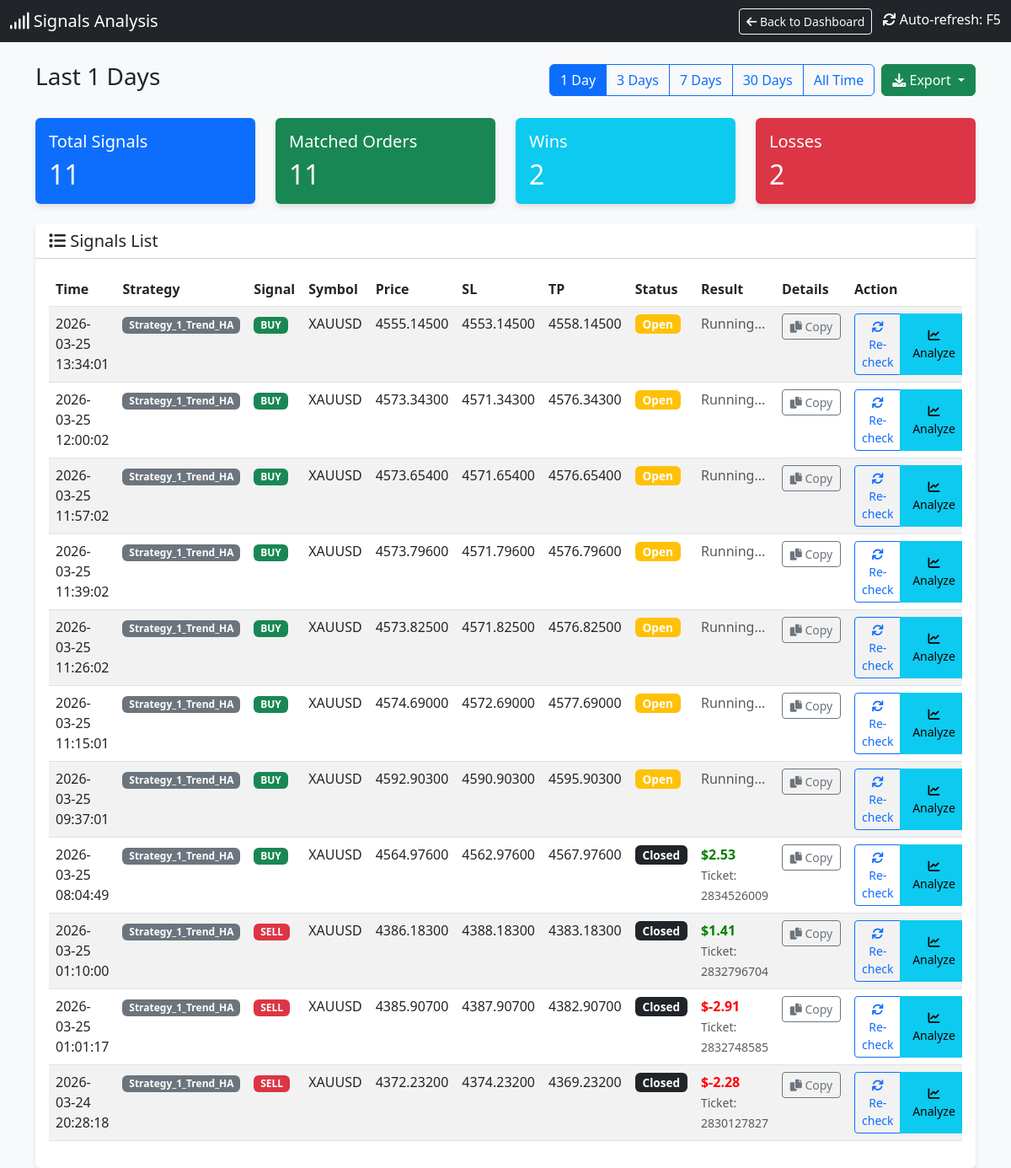
The page /signals?days=1 on the database its author committed.
### tables this page shows
CREATE TABLE signals (
                id INTEGER PRIMARY KEY AUTOINCREMENT,
                timestamp DATETIME DEFAULT CURRENT_TIMESTAMP,
                strategy_name TEXT,
                symbol TEXT,
                signal_type TEXT,
                price REAL,
                sl REAL,
                tp REAL,
                indicators TEXT,
                status TEXT,
                account_id INTEGER DEFAULT 0
            );

CREATE TABLE orders (
                ticket INTEGER PRIMARY KEY,
                strategy_name TEXT,
                symbol TEXT,
                order_type TEXT,
                volume REAL,
                open_price REAL,
                sl REAL,
                tp REAL,
                open_time DATETIME,
                close_price REAL,
                profit REAL,
                comment TEXT,
                account_id INTEGER DEFAULT 0
            );

### dashboard.py (the view)
@app.route('/signals')
def signals_page():
    cur = get_db().cursor()
    days_param = request.args.get('days', '7')  # Default 7 days
    if days_param == "all":
        days = 36500
        filter_label = "All Time"
    else:
        try:
            days = int(days_param)
            filter_label = f"Last {days} Days"
        except:
            days = 7
            filter_label = "Last 7 Days"
    cutoff_date = datetime.now() - timedelta(days=days)
    cutoff_str = cutoff_date.strftime("%Y-%m-%d %H:%M:%S")
    cur.execute("SELECT * FROM signals WHERE timestamp >= ? ORDER BY timestamp DESC", (cutoff_str,))
    signals = cur.fetchall()
    signals_with_status = []
    for sig in signals:
        signal_dict = dict(sig)
        try:
            sig_timestamp = sig['timestamp']
            if isinstance(sig_timestamp, str):
                try:
                    sig_time = datetime.strptime(sig_timestamp, '%Y-%m-%d %H:%M:%S')
                except:
                    try:
                        sig_time = datetime.strptime(sig_timestamp, '%Y-%m-%d %H:%M:%S.%f')
                    except:
                        sig_time = datetime.fromisoformat(sig_timestamp.replace('Z', '+00:00'))
            else:
                sig_time = datetime.fromtimestamp(sig_timestamp)
            time_lower = (sig_time - timedelta(seconds=30)).strftime('%Y-%m-%d %H:%M:%S')
            time_upper = (sig_time + timedelta(seconds=30)).strftime('%Y-%m-%d %H:%M:%S')
        except Exception as e:
            time_lower = None
            time_upper = None
        matching_order = None
        if time_lower and time_upper:
            try:
                cur.execute("""
                    SELECT * FROM orders
                    WHERE strategy_name = ?
                    AND symbol = ?
                    AND order_type = ?
                    AND open_time BETWEEN ? AND ?
                    ORDER BY ABS(open_price - ?) ASC
                    LIMIT 1
                """, (sig['strategy_name'], sig['symbol'], sig['signal_type'], time_lower, time_upper, sig['price']))
                matching_order = cur.fetchone()
            except Exception as e:
                pass
        if matching_order:
            signal_dict['order_ticket'] = matching_order['ticket']
            signal_dict['order_profit'] = matching_order['profit']
            signal_dict['order_status'] = 'closed' if matching_order['profit'] is not None else 'open'
            signal_dict['has_order'] = True
        else:
            signal_dict['order_ticket'] = None
            signal_dict['order_profit'] = None
            signal_dict['order_status'] = 'not_found'
            signal_dict['has_order'] = False
        signals_with_status.append(signal_dict)
    total_signals = len(signals_with_status)
    matched_orders = len([s for s in signals_with_status if s['has_order']])
    wins = len([s for s in signals_with_status if s['has_order'] and s['order_profit'] is not None and s['order_profit'] > 0])
    losses = len([s for s in signals_with_status if s['has_order'] and s['order_profit'] is not None and s['order_profit'] < 0])
    cur.execute("SELECT DISTINCT strategy_name FROM orders ORDER BY strategy_name")
    strategies = [row['strategy_name'] for row in cur.fetchall()]
    return render_template('signals.html',
                         signals=signals_with_status,
                         total_signals=total_signals,
                         matched_orders=matched_orders,
                         wins=wins,
                         losses=losses,
                         current_filter=days_param,
                         filter_label=filter_label,
                         strategies=strategies)

### dashboard.py (called while the page is built)
def get_db():
    db = getattr(g, '_database', None)
    if db is None:
        db = g._database = sqlite3.connect(DB_PATH)
        db.row_factory = sqlite3.Row
    return db

@app.teardown_appcontext
def close_connection(exception):
    db = getattr(g, '_database', None)
    if db is not None:
        db.close()

def format_vn_time(value):
    if not value:
        return ""
    try:
        if isinstance(value, str):
            try:
                dt = datetime.strptime(value, "%Y-%m-%d %H:%M:%S")
            except ValueError:
                try:
                    dt = datetime.strptime(value, "%Y-%m-%d %H:%M:%S.%f")
                except ValueError:
                    dt = datetime.strptime(value, "%Y-%m-%d %H:%M")
        else:
            dt = value
        vn_time = dt + timedelta(hours=7)
        res = vn_time.strftime("%Y-%m-%d %H:%M:%S")
        return res
    except Exception as e:
        print(f"DEBUG: Error parsing '{value}': {e}")
        return value # Return original on error

### templates/signals.html (shortened to what this page needs)
<!DOCTYPE html>
<html lang="en">
<head>
    <link href="https://cdn.jsdelivr.net/npm/bootstrap@5.3.0/dist/css/bootstrap.min.css" rel="stylesheet">
    <link href="https://cdnjs.cloudflare.com/ajax/libs/font-awesome/6.0.0/css/all.min.css" rel="stylesheet">
</head>
<body>
    <nav class="navbar navbar-dark bg-dark mb-4">
        <div class="container-fluid">
            <span class="navbar-brand mb-0 h1"><i class="fas fa-signal"></i> Signals Analysis</span>
            <div>
                <a href="/" class="btn btn-outline-light btn-sm me-2">
                    <i class="fas fa-arrow-left"></i> Back to Dashboard
                </a>
                <span class="text-white"><i class="fas fa-sync"></i> Auto-refresh: F5</span>
            </div>
        </div>
    </nav>
    <div class="container mb-4">
        <div class="d-flex justify-content-between align-items-center">
            <h3>{{ filter_label }}</h3>
            <div class="d-flex gap-2">
                <div class="btn-group" role="group">
                    <a href="/signals?days=1" class="btn btn-outline-primary {% if current_filter == '1' %}active{% endif %}">1 Day</a>
                    <a href="/signals?days=3" class="btn btn-outline-primary {% if current_filter == '3' %}active{% endif %}">3 Days</a>
                    <a href="/signals?days=7" class="btn btn-outline-primary {% if current_filter == '7' %}active{% endif %}">7 Days</a>
                    <a href="/signals?days=30" class="btn btn-outline-primary {% if current_filter == '30' %}active{% endif %}">30 Days</a>
                    <a href="/signals?days=all" class="btn btn-outline-primary {% if current_filter == 'all' %}active{% endif %}">All Time</a>
                </div>
                <div class="btn-group" role="group">
                    <button type="button" class="btn btn-success dropdown-toggle" data-bs-toggle="dropdown" aria-expanded="false" title="Export to CSV">
                        <i class="fas fa-download"></i> Export
                    </button>
                </div>
            </div>
        </div>
    </div>
    <div class="container">
        <div class="row mb-4">
            <div class="col-md-3">
                <div class="card bg-primary text-white">
                    <div class="card-body">
                        <h5 class="card-title">Total Signals</h5>
                        <h2 class="card-text">{{ total_signals }}</h2>
                    </div>
                </div>
            </div>
            <div class="col-md-3">
                <div class="card bg-success text-white">
                    <div class="card-body">
                        <h5 class="card-title">Matched Orders</h5>
                        <h2 class="card-text">{{ matched_orders }}</h2>
                    </div>
                </div>
            </div>
            <div class="col-md-3">
                <div class="card bg-info text-white">
                    <div class="card-body">
                        <h5 class="card-title">Wins</h5>
                        <h2 class="card-text">{{ wins }}</h2>
                    </div>
                </div>
            </div>
            <div class="col-md-3">
                <div class="card bg-danger text-white">
                    <div class="card-body">
                        <h5 class="card-title">Losses</h5>
                        <h2 class="card-text">{{ losses }}</h2>
                    </div>
                </div>
            </div>
        </div>
        <div class="card">
            <div class="card-header bg-white">
                <h5 class="mb-0"><i class="fas fa-list"></i> Signals List</h5>
            </div>
            <div class="card-body">
                <div class="table-responsive">
                    <table class="table table-hover table-striped">
                        <thead>
                            <tr>
                                <th>Time</th>
                                <th>Strategy</th>
                                <th>Signal</th>
                                <th>Symbol</th>
                                <th>Price</th>
                                <th>SL</th>
                                <th>TP</th>
                                <th>Status</th>
                                <th>Result</th>
                                <th>Details</th>
                                <th>Action</th>
                            </tr>
                        </thead>
                        <tbody>
                            {% for sig in signals %}
                            <tr class="signal-row" id="signal-row-{{ sig.id }}">
                                <td>{{ sig.timestamp | to_vn_time }}</td>
                                <td><span class="badge bg-secondary">{{ sig.strategy_name }}</span></td>
                                <td>
                                    {% if sig.signal_type == 'BUY' %}
                                    <span class="badge badge-buy">BUY</span>
                                    {% else %}
                                    <span class="badge badge-sell">SELL</span>
                                    {% endif %}
                                </td>
                                <td>{{ sig.symbol }}</td>
                                <td>{{ "%.5f"|format(sig.price) }}</td>
                                <td>{{ "%.5f"|format(sig.sl) if sig.sl else '-' }}</td>
                                <td>{{ "%.5f"|format(sig.tp) if sig.tp else '-' }}</td>
                                <td id="status-{{ sig.id }}">
                                    {% if sig.has_order %}
                                        {% if sig.order_status == 'closed' %}
                                            <span class="badge bg-dark status-badge">Closed</span>
                                        {% else %}
                                            <span class="badge bg-warning status-badge">Open</span>
                                        {% endif %}
                                    {% else %}
                                        <span class="badge bg-secondary status-badge">Not Found</span>
                                    {% endif %}
                                </td>
                                <td id="result-{{ sig.id }}">
                                    {% if sig.has_order and sig.order_profit is not none %}
                                        <span class="{% if sig.order_profit >= 0 %}profit-pos{% else %}profit-neg{% endif %}">
                                            ${{ "%.2f"|format(sig.order_profit) }}
                                        </span>
                                        <br>
                                        <small class="text-muted">Ticket: {{ sig.order_ticket }}</small>
                                    {% elif sig.has_order %}
                                        <span class="text-muted">Running...</span>
                                    {% else %}
                                        <span class="text-muted">-</span>
                                    {% endif %}
                                </td>
                                <td id="details-{{ sig.id }}">
                                    <button class="btn btn-sm btn-outline-secondary copy-details-btn"
                                            data-signal-id="{{ sig.id }}"
                                            data-signal-data='{{ sig|tojson }}'
                                            title="Copy signal details">
                                        <i class="fas fa-copy"></i> Copy
                                    </button>
                                </td>
                                <td id="action-{{ sig.id }}">
                                    <div class="btn-group" role="group">
                                        {% if not sig.has_order %}
                                            <button class="btn btn-sm btn-primary check-mt5-btn" data-signal-id="{{ sig.id }}">
                                                <i class="fas fa-search"></i> Check MT5
                                            </button>
                                        {% else %}
                                            <button class="btn btn-sm btn-outline-primary check-mt5-btn" data-signal-id="{{ sig.id }}">
                                                <i class="fas fa-sync"></i> Re-check
                                            </button>
                                        {% endif %}
                                        <button class="btn btn-sm btn-info analyze-signal-btn" data-signal-id="{{ sig.id }}" title="Analyze signal">
                                            <i class="fas fa-chart-line"></i> Analyze
                                        </button>
                                    </div>
                                </td>
                            </tr>
                            {% endfor %}
                        </tbody>
                    </table>
                </div>
            </div>
        </div>
    </div>
</body>
</html>

### templates/signals.html (style rules this page uses)
body { background-color: #f8f9fa; }
.card { box-shadow: 0 4px 6px rgba(0, 0, 0, 0.1); border: none; }
.profit-pos { color: green; font-weight: bold; }
.profit-neg { color: red; font-weight: bold; }
.badge-buy { background-color: #198754; }
.badge-sell { background-color: #dc3545; }
.status-badge { font-size: 0.85em; padding: 0.35em 0.65em; }
.signal-row { transition: background-color 0.2s; }
.copy-details-btn { min-width: 70px; }
.analyze-signal-btn { min-width: 80px; }

### rows shown on the page
signals: timestamp|to_vn_time "2026-03-25 13:34:01", strategy_name "Strategy_1_Trend_HA", symbol "XAUUSD", price "4555.14500", sl "4553.14500", tp "4558.14500"
signals: timestamp|to_vn_time "2026-03-25 12:00:02", strategy_name "Strategy_1_Trend_HA", symbol "XAUUSD", price "4573.34300", sl "4571.34300", tp "4576.34300"
signals: timestamp|to_vn_time "2026-03-25 11:57:02", strategy_name "Strategy_1_Trend_HA", symbol "XAUUSD", price "4573.65400", sl "4571.65400", tp "4576.65400"
signals: timestamp|to_vn_time "2026-03-25 11:39:02", strategy_name "Strategy_1_Trend_HA", symbol "XAUUSD", price "4573.79600", sl "4571.79600", tp "4576.79600"
signals: timestamp|to_vn_time "2026-03-25 11:26:02", strategy_name "Strategy_1_Trend_HA", symbol "XAUUSD", price "4573.82500", sl "4571.82500", tp "4576.82500"
signals: timestamp|to_vn_time "2026-03-25 11:15:01", strategy_name "Strategy_1_Trend_HA", symbol "XAUUSD", price "4574.69000", sl "4572.69000", tp "4577.69000"
signals: timestamp|to_vn_time "2026-03-25 09:37:01", strategy_name "Strategy_1_Trend_HA", symbol "XAUUSD", price "4592.90300", sl "4590.90300", tp "4595.90300"
signals: timestamp|to_vn_time "2026-03-25 08:04:49", strategy_name "Strategy_1_Trend_HA", symbol "XAUUSD", price "4564.97600", sl "4562.97600", tp "4567.97600"
orders: order_profit "2.53", order_ticket "2834526009"
signals: timestamp|to_vn_time "2026-03-25 01:10:00", strategy_name "Strategy_1_Trend_HA", symbol "XAUUSD", price "4386.18300", sl "4388.18300", tp "4383.18300"
orders: order_profit "1.41", order_ticket "2832796704"
signals: timestamp|to_vn_time "2026-03-25 01:01:17", strategy_name "Strategy_1_Trend_HA", symbol "XAUUSD", price "4385.90700", sl "4387.90700", tp "4382.90700"
orders: order_profit "-2.91", order_ticket "2832748585"
signals: timestamp|to_vn_time "2026-03-24 20:28:18", strategy_name "Strategy_1_Trend_HA", symbol "XAUUSD", price "4372.23200", sl "4374.23200", tp "4369.23200"
orders: order_profit "-2.28", order_ticket "2830127827"

### other values the page prints
{{ filter_label }} "Last 1 Days"
{{ total_signals }} "11"
{{ matched_orders }} "11"
{{ wins }} "2"
{{ losses }} "2"
